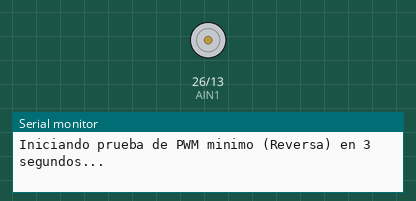
A program run on a simulated ESP32. Parts: motor-driver pin pairs drawn as motors (green arrow = first pin HIGH = forward, orange = second pin HIGH = backward, longer = more drive), the last lines printed to the serial monitor.

Above: at 0.1 s.
At 3.1 s:
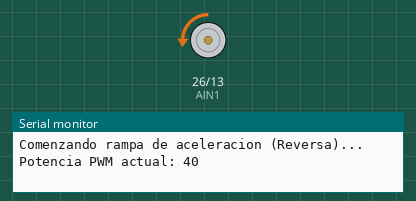
At 39.75 s:
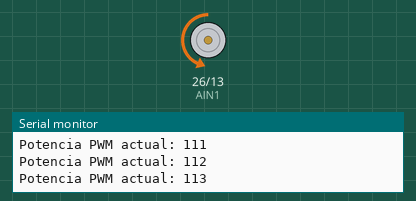
Timing chart, 0 to 40.0 s (numbered marks = the images above):
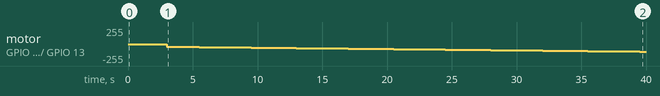

Measured:
- by itself, motor on GPIO 26 (AIN1) / GPIO 13 (AIN2): moves from stopped to backward 113/255 over 36.5 s

The program:

main.cpp
```cpp
#include <Arduino.h>

//Gpios
#define AIN2 13 //clockwise 52
#define AIN1 26 //counterclockwise 52
#define Amarillo 27 // Encoder (ignorado por ahora)
#define Azul 4      // Encoder (ignorado por ahora)

void setup() {
  Serial.begin(115200);
  pinMode(AIN1, OUTPUT);
  pinMode(AIN2, OUTPUT);
  pinMode(Amarillo, INPUT);
  pinMode(Azul, INPUT);

  Serial.println("Iniciando prueba de PWM minimo (Reversa) en 3 segundos...");
  delay(3000);
}

void loop() {
  // Invertimos el sentido de giro: AIN1 en LOW, AIN2 recibe el PWM
  digitalWrite(AIN1, LOW);

  Serial.println("Comenzando rampa de aceleracion (Reversa)...");

  for (int pwm_value = 40; pwm_value <= 255; pwm_value++) {
    analogWrite(AIN2, pwm_value);

    Serial.print("Potencia PWM actual: ");
    Serial.println(pwm_value);

    // Retardo de 100ms para observar la reaccion
    delay(500);
  }

  // Frenamos el motor apagando la señal en AIN2
  analogWrite(AIN2, 0);
  Serial.println("Prueba terminada. El motor se detiene.");

  delay(5000);
}
```
